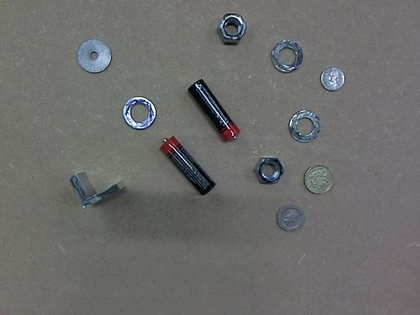
%> input picture final_version/simpler/02.jpg, 420 x 315 px, shrunk from 640 x 480 before the run
$ octave main_loop.m   (GNU Octave 9; MATLAB toolbox functions it lacks are replaced by stand-ins)
%> lines starting %> are read from the running program, lines starting %| are printed output that depends on the picture
% the file to run to begin interactive with the interface and train/load
% models

% get training data from file
I_collection = {};
I_collection{1} = imread('simpler/02.jpg');
I_collection{2} = imread('simpler/03.jpg');
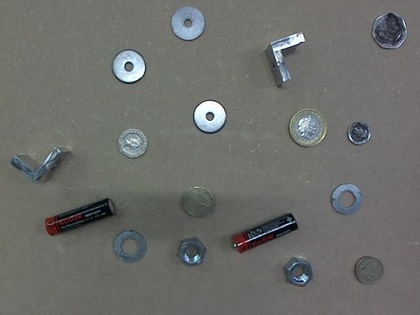
%> input picture final_version/simpler/03.jpg, 420 x 315 px, shrunk from 640 x 480 before the run
I_collection{3} = imread('simpler/04.jpg');
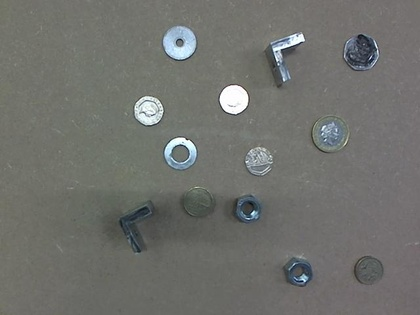
%> input picture final_version/simpler/04.jpg, 420 x 315 px, shrunk from 640 x 480 before the run
I_collection{4} = imread('simpler/05.jpg');
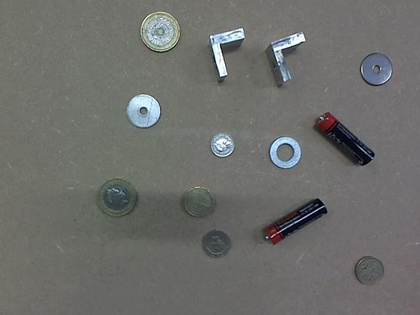
%> input picture final_version/simpler/05.jpg, 420 x 315 px, shrunk from 640 x 480 before the run
I_collection{5} = imread('simpler/06.jpg');
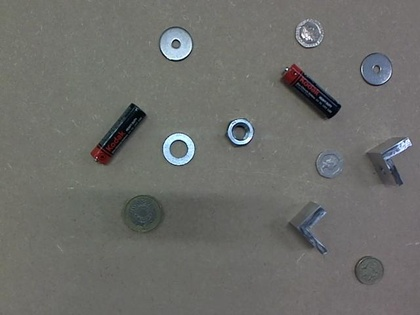
%> input picture final_version/simpler/06.jpg, 420 x 315 px, shrunk from 640 x 480 before the run
I_collection{6} = imread('simpler/07.jpg');
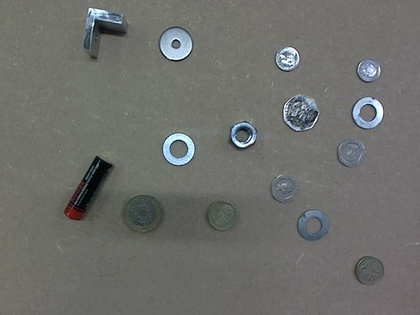
%> input picture final_version/simpler/07.jpg, 420 x 315 px, shrunk from 640 x 480 before the run
%> (the run ends here)
